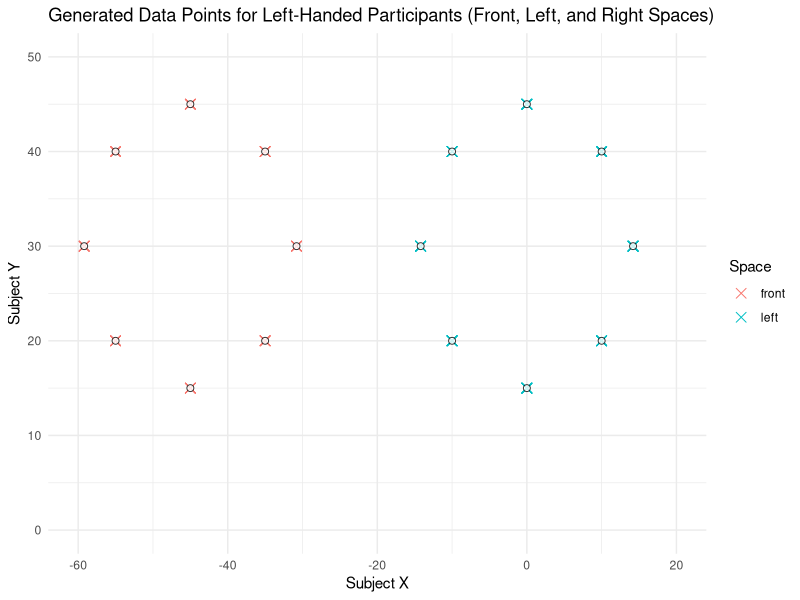
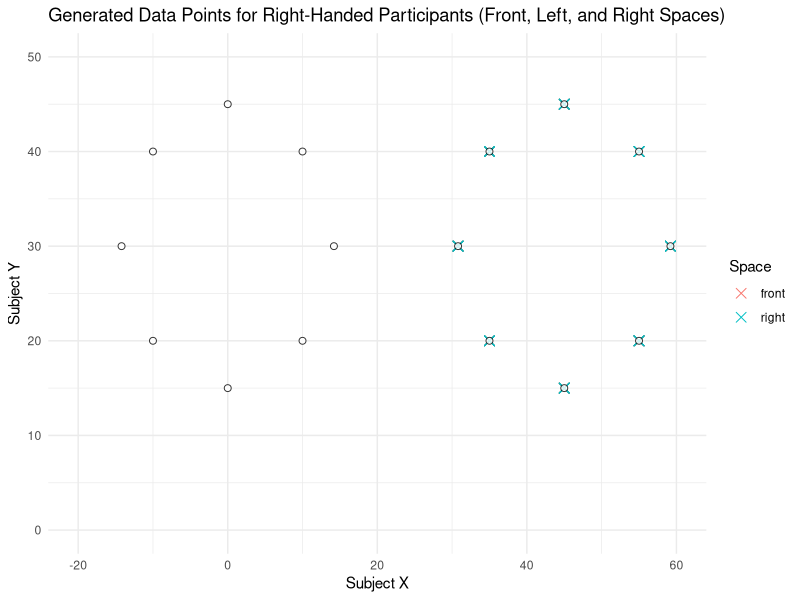

Here is the R script that generated these plots, in order:
library(ggplot2)
library(dplyr)
set.seed(123)

# Define reference points for different spatial positions
base_points <- data.frame(
  ref_x = c(0, 0, 10, -10, 10, -10, 14.2, -14.2),  # Base reference x-coordinates
  ref_y = c(15, 45, 20, 20, 40, 40, 30, 30)  # Base reference y-coordinates
  # ref_x and ref_y values represent different spatial positions:
  # (0, 15) - Front
  # (0, 45) - Front (further)
  # (10, 20) - Oblique right
  # (-10, 20) - Oblique left
  # (10, 40) - Right
  # (-10, 40) - Left
  # (14.2, 30) - Extreme right oblique
  # (-14.2, 30) - Extreme left oblique
)

# Parameters for generating subject data points
# Adjusted based on the provided deviations for different conditions
mean_subject_x_left_handed_front <- c(0, 0, 0, 0, 0, 0, 0, 0)  # Adjusted means for left-handed X-axis (front positions)
mean_subject_y_left_handed_front <- c(0, 0, 0, 0, 0, 0, 0, 0)  # Adjusted means for left-handed Y-axis (front positions)
mean_subject_x_right_handed_front <- c(0, 0, 0, 0, 0, 0, 0, 0)  # Adjusted means for right-handed X-axis (front positions)
mean_subject_y_right_handed_front <- c(0, 0, 0, 0, 0, 0, 0, 0)  # Adjusted means for right-handed Y-axis (front positions)

sd_subject_x_left_handed_front <- c(0, 0, 0, 0, 0, 0, 0, 0)  # Standard deviations for left-handed X-axis (front positions)
sd_subject_y_left_handed_front <- c(0, 0, 0, 0, 0, 0, 0, 0)  # Standard deviations for left-handed Y-axis (front positions)
sd_subject_x_right_handed_front <- c(0, 0, 0, 0, 0, 0, 0, 0)  # Standard deviations for right-handed X-axis (front positions)
sd_subject_y_right_handed_front <- c(0, 0, 0, 0, 0, 0, 0, 0)  # Standard deviations for right-handed Y-axis (front positions)

mean_subject_x_left <- c(0,0,0,0,0,0,0,0)  # Adjusted means for left-handed X-axis (other positions)
mean_subject_y_left <- c(0,0,0,0,0,0,0,0)  # Adjusted means for left-handed Y-axis (other positions)
sd_subject_x_left <- c(0,0,0,0,0,0,0,0)  # Standard deviations for left-handed X-axis
sd_subject_y_left <- c(0,0,0,0,0,0,0,0)  # Standard deviations for left-handed Y-axis

mean_subject_x_right <- c(0,0,0,0,0,0,0,0)  # Adjusted means for right-handed X-axis (other positions)
mean_subject_y_right <- c(0,0,0,0,0,0,0,0)  # Adjusted means for right-handed Y-axis (other positions)
sd_subject_x_right <- c(0,0,0,0,0,0,0,0)  # Standard deviations for right-handed X-axis
sd_subject_y_right <- c(0,0,0,0,0,0,0,0)  # Standard deviations for right-handed Y-axis

# mean_subject_x_left <- c(-0.21, 1.59, -0.18, 2.04, -0.18, 1.43, -0.24, 1.29)  # Adjusted means for left-handed X-axis (other positions)
# mean_subject_y_left <- c(-0.31, 1.67, -0.19, 1.94, -0.14, 1.57, -0.13, 1.91)  # Adjusted means for left-handed Y-axis (other positions)
# sd_subject_x_left <- c(0.2, 1.8, 0.19, 2.0, 0.2, 1.5, 0.25, 1.6)  # Standard deviations for left-handed X-axis
# sd_subject_y_left <- c(0.3, 1.9, 0.21, 2.1, 0.25, 1.7, 0.22, 1.8)  # Standard deviations for left-handed Y-axis
# 
# mean_subject_x_right <- c(0.25, 1.75, -0.2, 2.1, -0.15, 1.5, -0.3, 1.35)  # Adjusted means for right-handed X-axis (other positions)
# mean_subject_y_right <- c(-0.28, 1.7, -0.22, 1.96, -0.12, 1.6, -0.15, 1.95)  # Adjusted means for right-handed Y-axis (other positions)
# sd_subject_x_right <- c(0.25, 1.85, 0.2, 2.1, 0.22, 1.55, 0.3, 1.65)  # Standard deviations for right-handed X-axis
# sd_subject_y_right <- c(0.35, 1.95, 0.23, 2.15, 0.28, 1.75, 0.24, 1.85)  # Standard deviations for right-handed Y-axis

# Set number of repetitions for each spatial position
reps_front <- 2  # Number of repetitions for front space
reps_side <- 3  # Number of repetitions for side spaces
numOfPoints <- length(base_points$ref_x)
participantCount <- 1:6

# Add tags to participants
participant_tags <- data.frame(
  ID = participantCount,
  hand = rep(c("left-handed", "right-handed"), length.out = length(participantCount))  # Assign tags to each participant
)

# Initialize an empty data frame to accumulate rows
my_data <- data.frame(ID = integer(), subjectX = numeric(), subjectY = numeric(), ref_x = numeric(), ref_y = numeric(), hand = character(), space = character())

# Add rows to the data frame in a loop
for (i in participantCount) {
  cat("Processing participant ID:", i, "\n")  # Debug log for participant ID
  for (j in 1:numOfPoints) {
    cat("  Processing reference point index:", j, "\n")  # Debug log for reference point index
    # Add front space points (2 repetitions)
    for (k in 1:reps_front) {
      cat("    Adding front space repetition:", k, "\n")  # Debug log for front space repetition
      rowToAdd <- data.frame(
        ID = i,
        subjectX = rnorm(1, mean = base_points$ref_x[j] + ifelse(participant_tags$hand[i] == 'right-handed', mean_subject_x_right_handed_front[j] + 45, mean_subject_x_left_handed_front[j] - 45), sd = ifelse(participant_tags$hand[i] == 'right-handed', sd_subject_x_right_handed_front[j], sd_subject_x_left_handed_front[j])),  # Generate random X coordinate based on mean and sd
        subjectY = rnorm(1, mean = base_points$ref_y[j] + ifelse(participant_tags$hand[i] == 'left-handed', mean_subject_y_left_handed_front[j], mean_subject_y_right_handed_front[j]), sd = ifelse(participant_tags$hand[i] == 'left-handed', sd_subject_y_left_handed_front[j], sd_subject_y_right_handed_front[j])),  # Generate random Y coordinate based on mean and sd
        ref_x = base_points$ref_x[j] + ifelse(participant_tags$hand[i] == 'right-handed', 45, -45),  # Reference X coordinate with correct offset for handedness
        ref_y = base_points$ref_y[j],  # Reference Y coordinate
        hand = participant_tags$hand[i],  # Participant handedness
        space = "front"  # Space type: front
      )
      my_data <- rbind(my_data, rowToAdd)  # Append row to data frame
    }
    # Add side space points (3 repetitions for left/right based on handedness)
    if (participant_tags$hand[i] == "right-handed") {
      for (k in 1:reps_side) {
        cat("    Adding right space repetition:", k, "\n")  # Debug log for right space repetition
        rowToAdd <- data.frame(
          ID = i,
          subjectX = rnorm(1, mean = base_points$ref_x[j] + ifelse(participant_tags$hand[i] == 'right-handed', mean_subject_x_right[j] + 45, mean_subject_x_left[j] - 45), sd = ifelse(participant_tags$hand[i] == 'right-handed', sd_subject_x_right[j], sd_subject_x_left[j])),  # Generate random X coordinate for right-handed participants
          subjectY = rnorm(1, mean = base_points$ref_y[j] + ifelse(participant_tags$hand[i] == 'left-handed', mean_subject_y_left[j], mean_subject_y_right[j]), sd = ifelse(participant_tags$hand[i] == 'left-handed', sd_subject_y_left[j], sd_subject_y_right[j])),  # Generate random Y coordinate
          ref_x = base_points$ref_x[j] + ifelse(participant_tags$hand[i] == 'right-handed', 45, -45),  # Reference X coordinate with correct offset for handedness
          ref_y = base_points$ref_y[j],  # Reference Y coordinate
          hand = participant_tags$hand[i],  # Participant handedness
          space = "right"  # Space type: right
        )
        my_data <- rbind(my_data, rowToAdd)  # Append row to data frame
      }
    } else {
      for (k in 1:reps_side) {
        cat("    Adding left space repetition:", k, "\n")  # Debug log for left space repetition
        rowToAdd <- data.frame(
          ID = i,
          subjectX = rnorm(1, mean = base_points$ref_x[j] + ifelse(participant_tags$hand[i] == 'left-handed', mean_subject_x_left[j], mean_subject_x_right[j]), sd = ifelse(participant_tags$hand[i] == 'left-handed', sd_subject_x_left[j], sd_subject_x_right[j])),  # Generate random X coordinate for left-handed participants
          subjectY = rnorm(1, mean = base_points$ref_y[j] + ifelse(participant_tags$hand[i] == 'left-handed', mean_subject_y_left[j], mean_subject_y_right[j]), sd = ifelse(participant_tags$hand[i] == 'left-handed', sd_subject_y_left[j], sd_subject_y_right[j])),  # Generate random Y coordinate
          ref_x = base_points$ref_x[j],  # Reference X coordinate with offset for left space
          ref_y = base_points$ref_y[j],  # Reference Y coordinate
          hand = participant_tags$hand[i],  # Participant handedness
          space = "left"  # Space type: left
        )
        my_data <- rbind(my_data, rowToAdd)  # Append row to data frame
      }
    }
  }
}

# Display the final data frame
print("Final data frame:")  # Debug log for displaying the final data frame
print(my_data)

# Write the final data frame to a CSV file
write.csv(my_data, file = "my_data.csv", row.names = FALSE)

# Create separate scatter plots for left-handed and right-handed participants, including front, left, and right data
my_data_left <- my_data %>% filter(hand == "left-handed")  # Filter data for left-handed participants
my_data_right <- my_data %>% filter(hand == "right-handed")  # Filter data for right-handed participants

# Plot for left-handed participants including front, left, and right spaces
print("Creating plot for left-handed participants")  # Debug log for plotting left-handed participants
ggplot(my_data_left, aes(x = subjectX, y = subjectY)) +
  geom_point(aes(color = space), size = 3, shape = 4) +  # Plot data points as 'x'
  geom_point(data = base_points, aes(x = ref_x, y = ref_y), color = "black", size = 2, shape = 21, fill = "white", alpha = 0.8) +  # Plot reference points as white circles
  geom_point(data = transform(base_points, ref_x = base_points$ref_x - 45), aes(x = ref_x, y = ref_y), color = "black", size = 2, shape = 21, fill = "white", alpha = 0.8) +  # Offset reference points for left space
  labs(
    x = "Subject X",
    y = "Subject Y",
    title = "Generated Data Points for Left-Handed Participants (Front, Left, and Right Spaces)",
    color = "Space"
  ) +
  theme_minimal() +
  xlim(-60, 20) +
  ylim(0, 50)

# Plot for right-handed participants including front, left, and right spaces
print("Creating plot for right-handed participants")  # Debug log for plotting right-handed participants
ggplot(my_data_right, aes(x = subjectX, y = subjectY)) +
  geom_point(aes(color = space), size = 3, shape = 4) +  # Plot data points as 'x'
  geom_point(data = base_points, aes(x = ref_x, y = ref_y), color = "black", size = 2, shape = 21, fill = "white", alpha = 0.8) +  # Plot reference points as white circles
  geom_point(data = transform(base_points, ref_x = base_points$ref_x + 45), aes(x = ref_x, y = ref_y), color = "black", size = 2, shape = 21, fill = "white", alpha = 0.8) +  # Offset reference points for right space
  labs(
    x = "Subject X",
    y = "Subject Y",
    title = "Generated Data Points for Right-Handed Participants (Front, Left, and Right Spaces)",
    color = "Space"
  ) +
  theme_minimal() +
  xlim(-20, 60) +
  ylim(0, 50)
